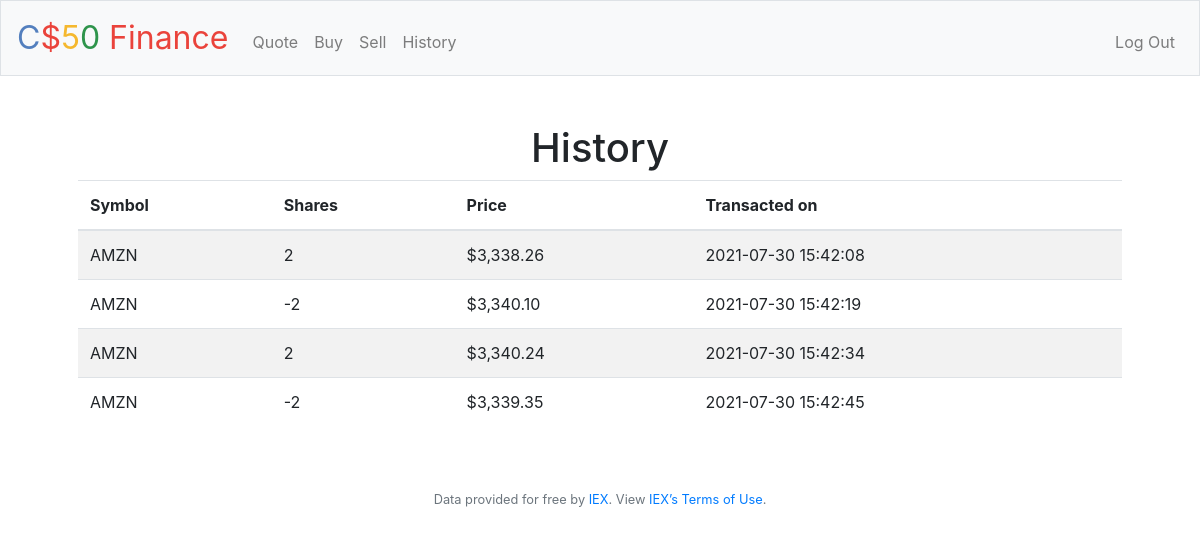
Screenshot of /history (signed in) with the database file from the repository.
### tables this page shows
CREATE TABLE activities (
id INTEGER,
user_id INTEGER NOT NULL,
symbol TEXT NOT NULL,
price NUMERIC NOT NULL,
shares INTEGER NOT NULL,
action TEXT NOT NULL,
cash_before NUMERIC,
cash_after NUMERIC,
date_time TEXT NOT NULL,

PRIMARY KEY (id), FOREIGN KEY(user_id) REFERENCES users(id));

### application.py (the view)
@app.route("/history")
@login_required
def history():
    rows = db.execute("SELECT * FROM activities WHERE user_id = ?", session["user_id"])
    print("--------------------------- START HISTORY ---------------------------")
    print(rows)
    print("---------------------------- END HISTORY ----------------------------")
    return render_template("/history.html", rows=rows)

### application.py (called while the page is built)
@app.after_request
def after_request(response):
    response.headers["Cache-Control"] = "no-cache, no-store, must-revalidate"
    response.headers["Expires"] = 0
    response.headers["Pragma"] = "no-cache"
    return response

### helpers.py (called while the page is built)
def login_required(f):
    @wraps(f)
    def decorated_function(*args, **kwargs):
        if session.get("user_id") is None:
            return redirect("/login")
        return f(*args, **kwargs)
    return decorated_function

def usd(value):
    return f"${value:,.2f}"

### templates/history.html (shortened to what this page needs)
{% extends "layout.html" %}
{% block main %}
    <h1>History</h1>
    <table class="table table-striped text-left">
        <thead>
            <tr>
                <th>Symbol</th>
                <th>Shares</th>
                <th>Price</th>
                <th>Transacted on</th>
            </tr>
        </thead>
        <tbody>
            {% for row in rows %}
            <tr>
                <td>
                    {{row.symbol}}
                </td>
                <td>
                    {{row.shares}}
                </td>
                <td>
                    {{row.price | usd}}
                </td>
                <td>
                    {{row.date_time}}
                </td>
            </tr>
            {% endfor %}
        </tbody>
    </table>
{% endblock %}

### templates/layout.html (shortened to what this page needs)
<!DOCTYPE html>
<html lang="en">
    <head>
        <link rel="stylesheet" href="https://cdn.jsdelivr.net/npm/bootstrap@4.5.3/dist/css/bootstrap.min.css">
        <link href="/static/styles.css" rel="stylesheet">
    </head>
    <body>
        <nav class="navbar navbar-expand-md navbar-light bg-light border">
            <a class="navbar-brand" href="/">
                <span class="blue">C</span><span class="red">$</span><span class="yellow">5</span><span class="green">0</span> <span class="red">Finance</span></a>
            <div class="collapse navbar-collapse" id="navbar">
                {% if session.user_id %}
                    <ul class="navbar-nav mr-auto mt-2">
                        <li class="nav-item"><a class="nav-link" href="/quote">Quote</a></li>
                        <li class="nav-item"><a class="nav-link" href="/buy">Buy</a></li>
                        <li class="nav-item"><a class="nav-link" href="/sell">Sell</a></li>
                        <li class="nav-item"><a class="nav-link" href="/history">History</a></li>
                    </ul>
                    <ul class="navbar-nav ml-auto mt-2">
                        <li class="nav-item"><a class="nav-link" href="/logout">Log Out</a></li>
                    </ul>
                {% else %}
                    <ul class="navbar-nav ml-auto mt-2">
                        <li class="nav-item"><a class="nav-link" href="/register">Register</a></li>
                        <li class="nav-item"><a class="nav-link" href="/login">Log In</a></li>
                    </ul>
                {% endif %}
            </div>
        </nav>
        <main class="container p-5">
            {% block main %}{% endblock %}
        </main>
        <footer class="small text-center text-muted">
            Data provided for free by <a href="https://iextrading.com/developer">IEX</a>. View <a href="https://iextrading.com/api-exhibit-a/">IEX’s Terms of Use</a>.
        </footer>
    </body>
</html>

### static/styles.css (style rules this page uses)
nav .navbar-brand { font-size: xx-large; }
nav .navbar-brand .blue { color: #537fbe; }
nav .navbar-brand .red { color: #ea433b; }
nav .navbar-brand .yellow { color: #f5b82e; }
nav .navbar-brand .green { color: #2e944b; }
main { overflow-x: auto; text-align: center; }

### rows the page displays
activities: symbol "AMZN", shares "2", price "$3,338.26", date_time "2021-07-30 15:42:08"
activities: symbol "AMZN", shares "-2", price "$3,340.10", date_time "2021-07-30 15:42:19"
activities: symbol "AMZN", shares "2", price "$3,340.24", date_time "2021-07-30 15:42:34"
activities: symbol "AMZN", shares "-2", price "$3,339.35", date_time "2021-07-30 15:42:45"
